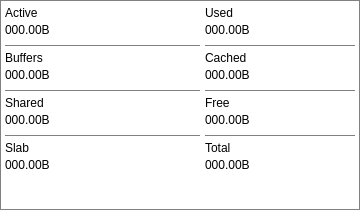
     <widget class="QFrame" name="memoexdt">
      <property name="geometry">
       <rect>
        <x>215</x>
        <y>240</y>
        <width>360</width>
        <height>210</height>
       </rect>
      </property>
      <property name="sizePolicy">
       <sizepolicy hsizetype="Fixed" vsizetype="Fixed">
        <horstretch>0</horstretch>
        <verstretch>0</verstretch>
       </sizepolicy>
      </property>
      <property name="minimumSize">
       <size>
        <width>360</width>
        <height>210</height>
       </size>
      </property>
      <property name="maximumSize">
       <size>
        <width>360</width>
        <height>210</height>
       </size>
      </property>
      <property name="styleSheet">
       <string notr="true">background: transparent; border: 1px solid #808080;</string>
      </property>
      <property name="frameShape">
       <enum>QFrame::StyledPanel</enum>
      </property>
      <property name="frameShadow">
       <enum>QFrame::Raised</enum>
      </property>
      <widget class="QLabel" name="memoshnm">
       <property name="geometry">
        <rect>
         <x>5</x>
         <y>110</y>
         <width>195</width>
         <height>20</height>
        </rect>
       </property>
       <property name="sizePolicy">
        <sizepolicy hsizetype="Fixed" vsizetype="Fixed">
         <horstretch>0</horstretch>
         <verstretch>0</verstretch>
        </sizepolicy>
       </property>
       <property name="minimumSize">
        <size>
         <width>195</width>
         <height>20</height>
        </size>
       </property>
       <property name="maximumSize">
        <size>
         <width>195</width>
         <height>20</height>
        </size>
       </property>
       <property name="styleSheet">
        <string notr="true">font: 13pt &quot;Barlow&quot;; border: none;</string>
       </property>
       <property name="text">
        <string>000.00B</string>
       </property>
      </widget>
      <widget class="QLabel" name="memobfnm">
       <property name="geometry">
        <rect>
         <x>5</x>
         <y>65</y>
         <width>195</width>
         <height>20</height>
        </rect>
       </property>
       <property name="sizePolicy">
        <sizepolicy hsizetype="Fixed" vsizetype="Fixed">
         <horstretch>0</horstretch>
         <verstretch>0</verstretch>
        </sizepolicy>
       </property>
       <property name="minimumSize">
        <size>
         <width>195</width>
         <height>20</height>
        </size>
       </property>
       <property name="maximumSize">
        <size>
         <width>195</width>
         <height>20</height>
        </size>
       </property>
       <property name="styleSheet">
        <string notr="true">font: 13pt &quot;Barlow&quot;; border: none;</string>
       </property>
       <property name="text">
        <string>000.00B</string>
       </property>
      </widget>
      <widget class="QLabel" name="memosblb">
       <property name="geometry">
        <rect>
         <x>5</x>
         <y>140</y>
         <width>195</width>
         <height>15</height>
        </rect>
       </property>
       <property name="sizePolicy">
        <sizepolicy hsizetype="Fixed" vsizetype="Fixed">
         <horstretch>0</horstretch>
         <verstretch>0</verstretch>
        </sizepolicy>
       </property>
       <property name="minimumSize">
        <size>
         <width>195</width>
         <height>15</height>
        </size>
       </property>
       <property name="maximumSize">
        <size>
         <width>195</width>
         <height>15</height>
        </size>
       </property>
       <property name="styleSheet">
        <string notr="true">font: 10pt &quot;Inter&quot;; border: none;</string>
       </property>
       <property name="text">
        <string>Slab</string>
       </property>
      </widget>
      <widget class="Line" name="memoexl2">
       <property name="geometry">
        <rect>
         <x>5</x>
         <y>90</y>
         <width>195</width>
         <height>1</height>
        </rect>
       </property>
       <property name="sizePolicy">
        <sizepolicy hsizetype="Fixed" vsizetype="Fixed">
         <horstretch>0</horstretch>
         <verstretch>0</verstretch>
        </sizepolicy>
       </property>
       <property name="minimumSize">
        <size>
         <width>195</width>
         <height>1</height>
        </size>
       </property>
       <property name="maximumSize">
        <size>
         <width>195</width>
         <height>1</height>
        </size>
       </property>
       <property name="orientation">
        <enum>Qt::Horizontal</enum>
       </property>
      </widget>
      <widget class="Line" name="memoexl3">
       <property name="geometry">
        <rect>
         <x>5</x>
         <y>135</y>
         <width>195</width>
         <height>1</height>
        </rect>
       </property>
       <property name="sizePolicy">
        <sizepolicy hsizetype="Fixed" vsizetype="Fixed">
         <horstretch>0</horstretch>
         <verstretch>0</verstretch>
        </sizepolicy>
       </property>
       <property name="minimumSize">
        <size>
         <width>195</width>
         <height>1</height>
        </size>
       </property>
       <property name="maximumSize">
        <size>
         <width>195</width>
         <height>1</height>
        </size>
       </property>
       <property name="orientation">
        <enum>Qt::Horizontal</enum>
       </property>
      </widget>
      <widget class="QLabel" name="memoacnm">
       <property name="geometry">
        <rect>
         <x>5</x>
         <y>20</y>
         <width>195</width>
         <height>20</height>
        </rect>
       </property>
       <property name="sizePolicy">
        <sizepolicy hsizetype="Fixed" vsizetype="Fixed">
         <horstretch>0</horstretch>
         <verstretch>0</verstretch>
        </sizepolicy>
       </property>
       <property name="minimumSize">
        <size>
         <width>195</width>
         <height>20</height>
        </size>
       </property>
       <property name="maximumSize">
        <size>
         <width>195</width>
         <height>20</height>
        </size>
       </property>
       <property name="styleSheet">
        <string notr="true">font: 13pt &quot;Barlow&quot;; border: none;</string>
       </property>
       <property name="text">
        <string>000.00B</string>
       </property>
      </widget>
      <widget class="Line" name="memoexl1">
       <property name="geometry">
        <rect>
         <x>5</x>
         <y>45</y>
         <width>195</width>
         <height>1</height>
        </rect>
       </property>
       <property name="sizePolicy">
        <sizepolicy hsizetype="Fixed" vsizetype="Fixed">
         <horstretch>0</horstretch>
         <verstretch>0</verstretch>
        </sizepolicy>
       </property>
       <property name="minimumSize">
        <size>
         <width>195</width>
         <height>1</height>
        </size>
       </property>
       <property name="maximumSize">
        <size>
         <width>195</width>
         <height>1</height>
        </size>
       </property>
       <property name="orientation">
        <enum>Qt::Horizontal</enum>
       </property>
      </widget>
      <widget class="QLabel" name="memoshlb">
       <property name="geometry">
        <rect>
         <x>5</x>
         <y>95</y>
         <width>195</width>
         <height>15</height>
        </rect>
       </property>
       <property name="sizePolicy">
        <sizepolicy hsizetype="Fixed" vsizetype="Fixed">
         <horstretch>0</horstretch>
         <verstretch>0</verstretch>
        </sizepolicy>
       </property>
       <property name="minimumSize">
        <size>
         <width>195</width>
         <height>15</height>
        </size>
       </property>
       <property name="maximumSize">
        <size>
         <width>195</width>
         <height>15</height>
        </size>
       </property>
       <property name="styleSheet">
        <string notr="true">font: 10pt &quot;Inter&quot;; border: none;</string>
       </property>
       <property name="text">
        <string>Shared</string>
       </property>
      </widget>
      <widget class="QLabel" name="memobflb">
       <property name="geometry">
        <rect>
         <x>5</x>
         <y>50</y>
         <width>195</width>
         <height>15</height>
        </rect>
       </property>
       <property name="sizePolicy">
        <sizepolicy hsizetype="Fixed" vsizetype="Fixed">
         <horstretch>0</horstretch>
         <verstretch>0</verstretch>
        </sizepolicy>
       </property>
       <property name="minimumSize">
        <size>
         <width>195</width>
         <height>15</height>
        </size>
       </property>
       <property name="maximumSize">
        <size>
         <width>195</width>
         <height>15</height>
        </size>
       </property>
       <property name="styleSheet">
        <string notr="true">font: 10pt &quot;Inter&quot;; border: none;</string>
       </property>
       <property name="text">
        <string>Buffers</string>
       </property>
      </widget>
      <widget class="QLabel" name="memoaclb">
       <property name="geometry">
        <rect>
         <x>5</x>
         <y>5</y>
         <width>195</width>
         <height>15</height>
        </rect>
       </property>
       <property name="sizePolicy">
        <sizepolicy hsizetype="Fixed" vsizetype="Fixed">
         <horstretch>0</horstretch>
         <verstretch>0</verstretch>
        </sizepolicy>
       </property>
       <property name="minimumSize">
        <size>
         <width>195</width>
         <height>15</height>
        </size>
       </property>
       <property name="maximumSize">
        <size>
         <width>195</width>
         <height>15</height>
        </size>
       </property>
       <property name="styleSheet">
        <string notr="true">font: 10pt &quot;Inter&quot;; border: none;</string>
       </property>
       <property name="text">
        <string>Active</string>
       </property>
      </widget>
      <widget class="QLabel" name="memosbnm">
       <property name="geometry">
        <rect>
         <x>5</x>
         <y>155</y>
         <width>195</width>
         <height>20</height>
        </rect>
       </property>
       <property name="sizePolicy">
        <sizepolicy hsizetype="Fixed" vsizetype="Fixed">
         <horstretch>0</horstretch>
         <verstretch>0</verstretch>
        </sizepolicy>
       </property>
       <property name="minimumSize">
        <size>
         <width>195</width>
         <height>20</height>
        </size>
       </property>
       <property name="maximumSize">
        <size>
         <width>195</width>
         <height>20</height>
        </size>
       </property>
       <property name="styleSheet">
        <string notr="true">font: 13pt &quot;Barlow&quot;; border: none;</string>
       </property>
       <property name="text">
        <string>000.00B</string>
       </property>
      </widget>
      <widget class="QLabel" name="memofrlb">
       <property name="geometry">
        <rect>
         <x>205</x>
         <y>95</y>
         <width>150</width>
         <height>15</height>
        </rect>
       </property>
       <property name="sizePolicy">
        <sizepolicy hsizetype="Fixed" vsizetype="Fixed">
         <horstretch>0</horstretch>
         <verstretch>0</verstretch>
        </sizepolicy>
       </property>
       <property name="minimumSize">
        <size>
         <width>150</width>
         <height>15</height>
        </size>
       </property>
       <property name="maximumSize">
        <size>
         <width>150</width>
         <height>15</height>
        </size>
       </property>
       <property name="styleSheet">
        <string notr="true">font: 10pt &quot;Inter&quot;; border: none;</string>
       </property>
       <property name="text">
        <string>Free</string>
       </property>
      </widget>
      <widget class="Line" name="memoexl5">
       <property name="geometry">
        <rect>
         <x>205</x>
         <y>90</y>
         <width>150</width>
         <height>1</height>
        </rect>
       </property>
       <property name="sizePolicy">
        <sizepolicy hsizetype="Fixed" vsizetype="Fixed">
         <horstretch>0</horstretch>
         <verstretch>0</verstretch>
        </sizepolicy>
       </property>
       <property name="minimumSize">
        <size>
         <width>150</width>
         <height>1</height>
        </size>
       </property>
       <property name="maximumSize">
        <size>
         <width>150</width>
         <height>1</height>
        </size>
       </property>
       <property name="orientation">
        <enum>Qt::Horizontal</enum>
       </property>
      </widget>
      <widget class="QLabel" name="memottnm">
       <property name="geometry">
        <rect>
         <x>205</x>
         <y>155</y>
         <width>150</width>
         <height>20</height>
        </rect>
       </property>
       <property name="sizePolicy">
        <sizepolicy hsizetype="Fixed" vsizetype="Fixed">
         <horstretch>0</horstretch>
         <verstretch>0</verstretch>
        </sizepolicy>
       </property>
       <property name="minimumSize">
        <size>
         <width>150</width>
         <height>20</height>
        </size>
       </property>
       <property name="maximumSize">
        <size>
         <width>150</width>
         <height>20</height>
        </size>
       </property>
       <property name="styleSheet">
        <string notr="true">font: 13pt &quot;Barlow&quot;; border: none;</string>
       </property>
       <property name="text">
        <string>000.00B</string>
       </property>
      </widget>
      <widget class="QLabel" name="memocclb">
       <property name="geometry">
        <rect>
         <x>205</x>
         <y>50</y>
         <width>150</width>
         <height>15</height>
        </rect>
       </property>
       <property name="sizePolicy">
        <sizepolicy hsizetype="Fixed" vsizetype="Fixed">
         <horstretch>0</horstretch>
         <verstretch>0</verstretch>
        </sizepolicy>
       </property>
       <property name="minimumSize">
        <size>
         <width>150</width>
         <height>15</height>
        </size>
       </property>
       <property name="maximumSize">
        <size>
         <width>150</width>
         <height>15</height>
        </size>
       </property>
       <property name="styleSheet">
        <string notr="true">font: 10pt &quot;Inter&quot;; border: none;</string>
       </property>
       <property name="text">
        <string>Cached</string>
       </property>
      </widget>
      <widget class="QLabel" name="memottlb">
       <property name="geometry">
        <rect>
         <x>205</x>
         <y>140</y>
         <width>150</width>
         <height>15</height>
        </rect>
       </property>
       <property name="sizePolicy">
        <sizepolicy hsizetype="Fixed" vsizetype="Fixed">
         <horstretch>0</horstretch>
         <verstretch>0</verstretch>
        </sizepolicy>
       </property>
       <property name="minimumSize">
        <size>
         <width>150</width>
         <height>15</height>
        </size>
       </property>
       <property name="maximumSize">
        <size>
         <width>150</width>
         <height>15</height>
        </size>
       </property>
       <property name="styleSheet">
        <string notr="true">font: 10pt &quot;Inter&quot;; border: none;</string>
       </property>
       <property name="text">
        <string>Total</string>
       </property>
      </widget>
      <widget class="Line" name="memoexl6">
       <property name="geometry">
        <rect>
         <x>205</x>
         <y>135</y>
         <width>150</width>
         <height>1</height>
        </rect>
       </property>
       <property name="sizePolicy">
        <sizepolicy hsizetype="Fixed" vsizetype="Fixed">
         <horstretch>0</horstretch>
         <verstretch>0</verstretch>
        </sizepolicy>
       </property>
       <property name="minimumSize">
        <size>
         <width>150</width>
         <height>1</height>
        </size>
       </property>
       <property name="maximumSize">
        <size>
         <width>150</width>
         <height>1</height>
        </size>
       </property>
       <property name="orientation">
        <enum>Qt::Horizontal</enum>
       </property>
      </widget>
      <widget class="QLabel" name="memofrnm">
       <property name="geometry">
        <rect>
         <x>205</x>
         <y>110</y>
         <width>150</width>
         <height>20</height>
        </rect>
       </property>
       <property name="sizePolicy">
        <sizepolicy hsizetype="Fixed" vsizetype="Fixed">
         <horstretch>0</horstretch>
         <verstretch>0</verstretch>
        </sizepolicy>
       </property>
       <property name="minimumSize">
        <size>
         <width>150</width>
         <height>20</height>
        </size>
       </property>
       <property name="maximumSize">
        <size>
         <width>150</width>
         <height>20</height>
        </size>
       </property>
       <property name="styleSheet">
        <string notr="true">font: 13pt &quot;Barlow&quot;; border: none;</string>
       </property>
       <property name="text">
        <string>000.00B</string>
       </property>
      </widget>
      <widget class="QLabel" name="memousnm">
       <property name="geometry">
        <rect>
         <x>205</x>
         <y>20</y>
         <width>150</width>
         <height>20</height>
        </rect>
       </property>
       <property name="sizePolicy">
        <sizepolicy hsizetype="Fixed" vsizetype="Fixed">
         <horstretch>0</horstretch>
         <verstretch>0</verstretch>
        </sizepolicy>
       </property>
       <property name="minimumSize">
        <size>
         <width>150</width>
         <height>20</height>
        </size>
       </property>
       <property name="maximumSize">
        <size>
         <width>150</width>
         <height>20</height>
        </size>
       </property>
       <property name="styleSheet">
        <string notr="true">font: 13pt &quot;Barlow&quot;; border: none;</string>
       </property>
       <property name="text">
        <string>000.00B</string>
       </property>
      </widget>
      <widget class="QLabel" name="memouslb">
       <property name="geometry">
        <rect>
         <x>205</x>
         <y>5</y>
         <width>150</width>
         <height>15</height>
        </rect>
       </property>
       <property name="sizePolicy">
        <sizepolicy hsizetype="Fixed" vsizetype="Fixed">
         <horstretch>0</horstretch>
         <verstretch>0</verstretch>
        </sizepolicy>
       </property>
       <property name="minimumSize">
        <size>
         <width>150</width>
         <height>15</height>
        </size>
       </property>
       <property name="maximumSize">
        <size>
         <width>150</width>
         <height>15</height>
        </size>
       </property>
       <property name="styleSheet">
        <string notr="true">font: 10pt &quot;Inter&quot;; border: none;</string>
       </property>
       <property name="text">
        <string>Used</string>
       </property>
      </widget>
      <widget class="QLabel" name="memoccnm">
       <property name="geometry">
        <rect>
         <x>205</x>
         <y>65</y>
         <width>150</width>
         <height>20</height>
        </rect>
       </property>
       <property name="sizePolicy">
        <sizepolicy hsizetype="Fixed" vsizetype="Fixed">
         <horstretch>0</horstretch>
         <verstretch>0</verstretch>
        </sizepolicy>
       </property>
       <property name="minimumSize">
        <size>
         <width>150</width>
         <height>20</height>
        </size>
       </property>
       <property name="maximumSize">
        <size>
         <width>150</width>
         <height>20</height>
        </size>
       </property>
       <property name="styleSheet">
        <string notr="true">font: 13pt &quot;Barlow&quot;; border: none;</string>
       </property>
       <property name="text">
        <string>000.00B</string>
       </property>
      </widget>
      <widget class="Line" name="memoexl4">
       <property name="geometry">
        <rect>
         <x>205</x>
         <y>45</y>
         <width>150</width>
         <height>1</height>
        </rect>
       </property>
       <property name="sizePolicy">
        <sizepolicy hsizetype="Fixed" vsizetype="Fixed">
         <horstretch>0</horstretch>
         <verstretch>0</verstretch>
        </sizepolicy>
       </property>
       <property name="minimumSize">
        <size>
         <width>150</width>
         <height>1</height>
        </size>
       </property>
       <property name="maximumSize">
        <size>
         <width>150</width>
         <height>1</height>
        </size>
       </property>
       <property name="orientation">
        <enum>Qt::Horizontal</enum>
       </property>
      </widget>
     </widget>
